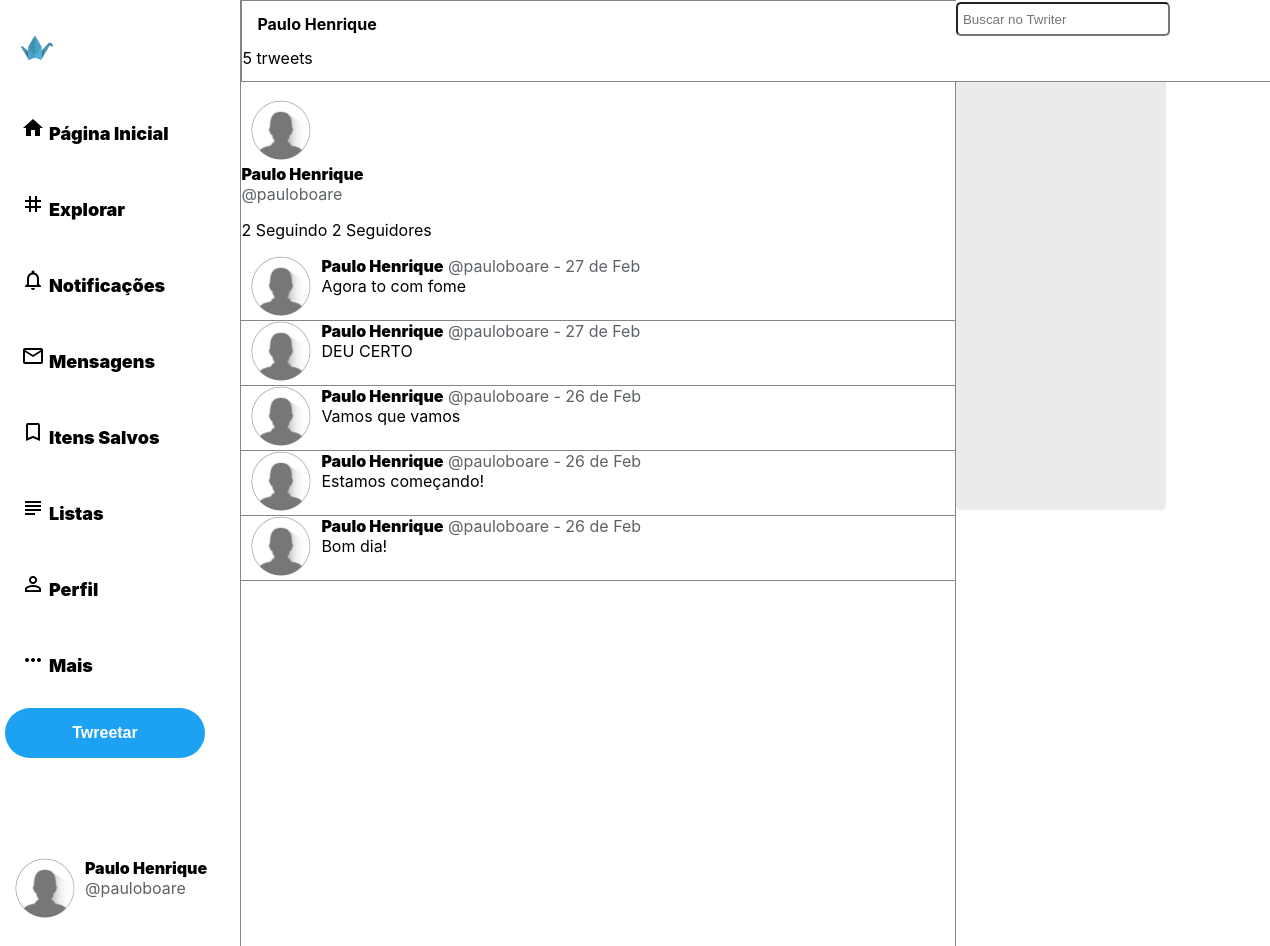
Before: /profile.php?id_users=pauloboare (signed in) with the older database file.
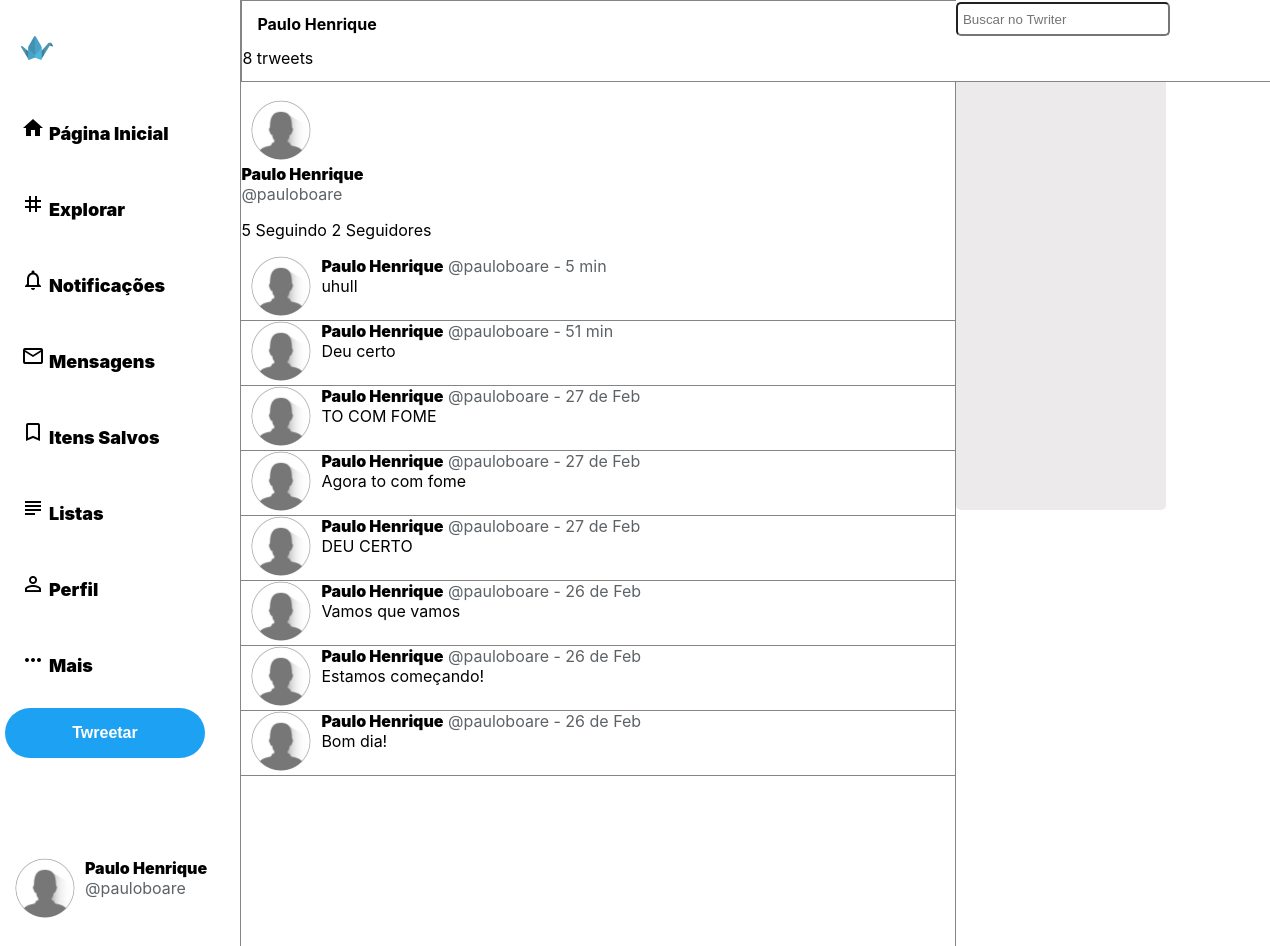
After: the same page with the newer database file.
### tables this page shows
CREATE TABLE `tb_posts` (
  `id_posts` int(6) NOT NULL,
  `fk_user` int(6) NOT NULL,
  `post` varchar(144) NOT NULL,
  `datatime` datetime NOT NULL
);

CREATE TABLE `tb_users` (
  `id_users` int(6) NOT NULL,
  `username` varchar(12) NOT NULL,
  `name` varchar(32) NOT NULL,
  `password` varchar(40) NOT NULL
);

### profile.php (the view, shortened to what this page needs)
<?php include "header.php";
include "connect.php";
$url = $_SERVER["REQUEST_URI"];
$userProfile = substr($url, strrpos($url,"=")+1);
$sqlUser="SELECT * FROM tb_users WHERE username='$userProfile'";
$resultUser=mysqli_query($connect, $sqlUser);
if (mysqli_num_rows($resultUser)) {
$dataUser=mysqli_fetch_array($resultUser);
$idProfile=$dataUser['id_users'];
$nameProfile=$dataUser['name'];
}
$postUserCount = mysqli_query($connect, "SELECT COUNT(*) as postCounts FROM tb_posts WHERE fk_user=$idProfile");
$postCount=mysqli_fetch_assoc($postUserCount);
?>
<main role="main" class="fullheight">
    <div id="feed-container">
                <div id="header-home">
                    <h2 id="title-feed"> <?php echo $nameProfile; ?> </h2>
                    <?php echo $postCount['postCounts'];  ?> trweets
                </div>
        <div id="feed">
            <div id="feed-profile">
                    <div id='profile-avatar'>
                        <img src='img/default.png' id='img-avatar'>
                    </div>
                    <div id="bio-profile">
                    <?php
                $follow = mysqli_query($connect, "SELECT COUNT(*) as followers FROM tb_follow WHERE user_on=$idProfile");
                $following = mysqli_query($connect, "SELECT COUNT(*) as followings FROM tb_follow WHERE user_following=$idProfile");
                $followResult=mysqli_fetch_assoc($follow);
                $followingResult=mysqli_fetch_assoc($following);
                    echo "<span class='post-name-title'>"
                        .$nameProfile."</span> <br>
                        <span class='post-username-title'>@"
                        .$userProfile."</span>";
                     echo "<p>".
                            $followResult['followers']." Seguindo ". $followingResult['followings']." Seguidores
                        </p>";
                    ?>
                    </div>
            </div>
            <section id="feed-posts">
                <?php
                include "connect.php";
                $sql = mysqli_query($connect, "SELECT * FROM tb_posts
                left JOIN tb_follow ON tb_posts.fk_user = tb_follow.user_following
                inner join tb_users on tb_posts.fk_user = tb_users.id_users
                WHERE tb_posts.fk_user =$idProfile
                GROUP BY id_posts
                ORDER BY datatime DESC");
                while ($result=mysqli_fetch_array($sql)) {
                    $dataStart = $result['datatime'];
                    $dataNow = date("Y-m-d H:i:s");
                    $unix_Start = strtotime($dataStart);
                    $unix_Now = strtotime($dataNow);
                    $hours    = floor(($unix_Now - $unix_Start) / 3600);
                    $minutes  = floor((($unix_Now - $unix_Start) - ($hours * 3600)) / 60);
                    if($hours<1){
                        $crhonology= round($minutes,0);
                        $typeTime=" min";
                    }
                    elseif($hours>=1 and $hours<24){
                        $crhonology= round($hours,0);
                        $typeTime=" h";
                    }
                    else {
                        $date = $result['datatime'];
	                    $crhonology=strftime('%d de %b', strtotime( $date ));
                        $typeTime="";
                    }
                    echo "<article id='posts'>
                    <div id='user-avatar'>
                        <img src='img/default.png' class='img-avatar'>
                    </div>
                    <div id='post-single'> <span class='post-name-title'>".
                    $result['name']."</span> <span class='post-username-title'> @".$result['username']." - " .$crhonology. " ".$typeTime. "</span><br>".
                    $result['post'].
                    "</div>
                    </article>";
                }
                ?>
            </section>
        </div>
    </div>
    <aside id="feed-right">
        <div id="aside-search">
            <input type="text" id="search-home" placeholder="Buscar no Twriter">
        </div>
        <section id="trendings">
            <h3 id="title-trendings"> O que está acontecendo </h3>
        </section>
    </aside>
</main>
</div>
</body>
</html>

Changed rows visible on the page:
added tb_posts: fk_user.name "Paulo Henrique", fk_user.username "pauloboare", datatime "5", datatime "min", post "uhull"
added tb_posts: fk_user.name "Paulo Henrique", fk_user.username "pauloboare", datatime "51", datatime "min", post "Deu certo"
added tb_posts: fk_user.name "Paulo Henrique", fk_user.username "pauloboare", datatime "27 de Feb", post "TO COM FOME"
Other visible differences:
$postCount['postCounts']: "5" → "8"
$followResult['followers']: "2" → "5"
